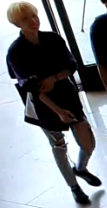
//> input picture ORB/7.png, 107 x 208 px
$ ./orb   (built with g++ and OpenCV 4)
//> lines starting //> are read from the running program, lines starting //| are printed output that depends on the picture
#include <opencv2/opencv.hpp>
#include "opencv2/xfeatures2d.hpp"
#include "opencv2/features2d.hpp"
#include <math.h>

using namespace std;
using namespace cv;
using namespace cv::xfeatures2d;

const int MAX_FEATURES = 500;
const float GOOD_MATCH_PERCENT = 0.15f;
const float GOOD_ANGLE_PERCENT = 0.9f;

float doublecalcAngleFromPoints(Point2f _ptFirstPos, Point2f _ptSecondPos);
void alignImages(Mat &im1, Mat &im2, Mat &im1Reg, Mat &h);
float align_Images(Mat &im1, Mat &im2);

int main(int argc, char **argv)
{
    // Read reference image
    string refFilename("7.png");
    cout << "Reading reference image : " << refFilename << endl;
    Mat imReference = imread(refFilename);
//> imReference is the input picture: 208 rows x 107 cols, CV_8UC3; mean B, G, R 136.6, 131, 126

    // Read image to be aligned
    string imFilename("8.png");
    cout << "Reading image to align : " << imFilename << endl;
    Mat im = imread(imFilename);
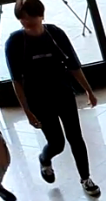
//> input picture ORB/8.png, 106 x 201 px
//> im is the input picture: 201 rows x 106 cols, CV_8UC3; mean B, G, R 113.6, 108.3, 103.4

    // Registered image will be resotred in imReg.
    // The estimated homography will be stored in h.
    Mat imReg, h;

    // Align images
    cout << "Aligning images ..." << endl;
    alignImages(im, imReference, imReg, h);

    // Write aligned image to disk.
    string outFilename("aligned.jpg");
    cout << "Saving aligned image : " << outFilename << endl;
    imwrite(outFilename, imReg);

    // Print estimated homography
    cout << "Estimated homography : \n"
         << h << endl;
}

float doublecalcAngleFromPoints(Point2f _ptFirstPos, Point2f _ptSecondPos)
{
    float fAngle;
    float fdX = _ptFirstPos.x - _ptSecondPos.x;
    float fdY = _ptFirstPos.y - _ptSecondPos.y;

    float dRad = atan2(fdY, fdX);
    fAngle = (dRad * 180) / 3.14159265;
    if (fAngle >= 90)
        fAngle -= 180;
    if (fAngle <= -90)
        fAngle += 180;
    return fAngle;
}

void alignImages(Mat &im1, Mat &im2, Mat &im1Reg, Mat &h)
{
    // Convert images to grayscale
    Mat im1Gray, im2Gray;
    cvtColor(im1, im1Gray, CV_BGR2GRAY);
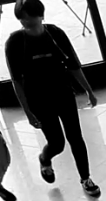
//> im1Gray: 201 rows x 106 cols, CV_8UC1; min 0, max 255, mean 107.4
    cvtColor(im2, im2Gray, CV_BGR2GRAY);
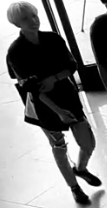
//> im2Gray: 208 rows x 107 cols, CV_8UC1; min 0, max 255, mean 130.2

    // Variables to store keypoints and descriptors
    std::vector<KeyPoint> keypoints1, keypoints2;
    Mat descriptors1, descriptors2;

    // Detect ORB features and compute descriptors.
    Ptr<Feature2D> orb = ORB::create(MAX_FEATURES);
    orb->detectAndCompute(im1Gray, Mat(), keypoints1, descriptors1);
//> keypoints1 = 64 keypoints; strongest (x, y, size): (51, 159, 31), (40, 130, 37.2), (52, 160, 37.2), (46, 143, 37.2)
    orb->detectAndCompute(im2Gray, Mat(), keypoints2, descriptors2);
//> keypoints2 = 96 keypoints; strongest (x, y, size): (64, 132, 37.2), (69, 128, 31), (63, 132, 31), (64, 134, 37.2)

    // Match features.
    std::vector<DMatch> matches;
    Ptr<DescriptorMatcher> matcher = DescriptorMatcher::create("BruteForce-Hamming");
    matcher->match(descriptors1, descriptors2, matches, Mat());
//> matches = 64 matches

    // Sort matches by score
    std::sort(matches.begin(), matches.end());

    // Remove not so good matches
    const int numGoodMatches = matches.size() * GOOD_MATCH_PERCENT;
//> numGoodMatches = 9
    matches.erase(matches.begin() + numGoodMatches, matches.end());
//> matches = 9 matches

    float same = 0;
    float avg = 0;

    // Draw top matches
    Mat imMatches;
    drawMatches(im1, keypoints1, im2, keypoints2, matches, imMatches);
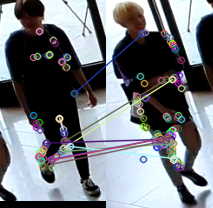
//> imMatches: 208 rows x 213 cols, CV_8UC3; mean B, G, R 125.8, 120, 115.8
    imwrite("matches.jpg", imMatches);

    // Extract location of good matches
    std::vector<Point2f> points1, points2;

    for (size_t i = 0; i < matches.size(); i++)
    {
        points1.push_back(keypoints1[matches[i].queryIdx].pt);
        points2.push_back(keypoints2[matches[i].trainIdx].pt);
        points2[i].x += im1.cols;
    }
//> this loop made 9 passes

    vector<float> angle_f;

    for (int i = 0; i < points1.size(); i++)
        angle_f.push_back(abs(doublecalcAngleFromPoints(points1[i], points2[i])));
//> this loop made 9 passes
//> (fdX in doublecalcAngleFromPoints, fdY in doublecalcAngleFromPoints, dRad in doublecalcAngleFromPoints, fAngle in doublecalcAngleFromPoints) on passes 1 to 9: (-102, 62, 2.6, -31.29), (-109, 69, 2.58, -32.33), (-113.9, 3.56, 3.11, -1.79), (-111, 8, 3.07, -4.12), (-116, 22, 2.95, -10.74), (-104, -12, -3.03, 6.58), (-115.4, 22.6, 2.95, -11.08), (-116, 24, 2.94, -11.69), (-68, 60, 2.42, -41.42)

    const int numGoodAngleMatches = angle_f.size() * GOOD_ANGLE_PERCENT;
//> numGoodAngleMatches = 8
    std::sort(angle_f.begin(), angle_f.end());
//> angle_f = [1.79, 4.12, 6.58, 10.74, 11.08, 11.69, 31.29, 32.33, 41.42]
    angle_f.erase(angle_f.begin() + numGoodAngleMatches, angle_f.end());
//> angle_f = [1.79, 4.12, 6.58, 10.74, 11.08, 11.69, 31.29, 32.33]

    for (int i = 0; i < angle_f.size(); i++)
        avg += angle_f[i];
//> this loop made 8 passes
//> avg on passes 1 to 8: 1.79, 5.91, 12.49, 23.23, 34.31, 46, 77.3, 109.6
//> after the loop, avg = 109.6
    avg /= angle_f.size();
//> avg = 13.7
    for (int i = 0; i < angle_f.size(); i++)
        same += pow(angle_f[i] - avg, 2);
//> this loop made 8 passes
//> same on passes 1 to 8: 141.9, 233.7, 284.5, 293.3, 300.1, 304.2, 613.6, 960.7
//> after the loop, same = 960.7
    same /= angle_f.size();
//> same = 120.1

    cout << sqrt(same) << std::endl;
//| 10.9584

    // Find homography
    h = findHomography(points1, points2, RANSAC);
//> h = [[-1.56, -0.332, 155.3], [-1.54, -0.28, 141.7], [-0.00983, -0.00227, 1]]

    // Use homography to warp image
    warpPerspective(im1, im1Reg, h, im2.size());
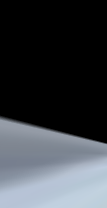
//> im1Reg: 208 rows x 107 cols, CV_8UC3; mean B, G, R 67.6, 62.3, 58.2
//| Estimated homography :
//| [-1.564347652879216, -0.3316397906624333, 155.3232971633759;
//|  -1.535966241034567, -0.2795610049489446, 141.6950626102869;
//|  -0.009828848324244637, -0.002270898990239689, 0.9999999999999999]
}

// [55 lines left out: function align_Images, not called in this run]
